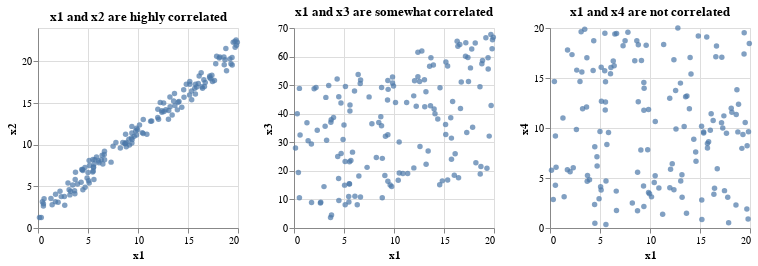

Write notebook code for a chart like this one.
### Markdown cell above
##### Dummy dataset I

We create a synthetic linear data set as this allows us to choose the correlation between features. This way we can investigate their influence on the PCA.

### Code cell
if c_dataset == "dummy_i":

    # Define the predictor data (df_X), the feature names (l_X_names) and the target variable (ps_y)
    # to individual objects.
    v_x1 = 20 * rand(150)
    v_x2 = v_x1 + 3 * rand(150)  # x1 and x2 are highly   correlated
    v_x3 = v_x1 + 50 * rand(150) # x1 and x3 are somewhat correlated
    v_x4 = 20 * rand(150)        # x1 and x2 are not      correlated

    m_X       = np.array([v_x1, v_x2, v_x3, v_x4]).transpose()
    l_X_names = ['x1', 'x2', 'x3', 'x4']
    df_X      = pd.DataFrame(m_X, columns = l_X_names)
    ps_y      = pd.Series(["dummy" for i in range(150)])


    # Create plot.
    alt1 = alt.Chart(df_X).mark_circle().encode(
        x = 'x1',
        y = 'x2'
    ).properties(
        width  = 200,
        height = 200,
        title  = {
            "text": "x1 and x2 are highly correlated",  # Main title text
        }
    )

    alt2 = alt.Chart(df_X).mark_circle().encode(
        x = 'x1',
        y = 'x3'
    ).properties(
        width  = 200,
        height = 200,
        title  = {
            "text": "x1 and x3 are somewhat correlated",  # Main title text
        }
    )

    alt3 = alt.Chart(df_X).mark_circle().encode(
        x = 'x1',
        y = 'x4'
    ).properties(
        width  = 200,
        height = 200,
        title  = {
            "text": "x1 and x4 are not correlated",  # Main title text
        }
    )

    # Combine the charts.
    alt_combined = alt1 | alt2 | alt3

    # Display the combined chart
    alt_combined.display()

### Figure 1 — Vega-Lite specification as saved in the notebook (floating-point values rounded to 4 significant figures; data arrays with more than 128 entries replaced by an {"elided": "..."} marker saying what was removed)
{"config": {"view": {"continuousWidth": 300, "continuousHeight": 300}}, "hconcat": [{"mark": {"type": "circle"}, "encoding": {"x": {"field": "x1", "type": "quantitative"}, "y": {"field": "x2", "type": "quantitative"}}, "height": 200, "title": {"text": "x1 and x2 are highly correlated"}, "width": 200}, {"mark": {"type": "circle"}, "encoding": {"x": {"field": "x1", "type": "quantitative"}, "y": {"field": "x3", "type": "quantitative"}}, "height": 200, "title": {"text": "x1 and x3 are somewhat correlated"}, "width": 200}, {"mark": {"type": "circle"}, "encoding": {"x": {"field": "x1", "type": "quantitative"}, "y": {"field": "x4", "type": "quantitative"}}, "height": 200, "title": {"text": "x1 and x4 are not correlated"}, "width": 200}], "data": {"name": "data-d419072ea06e898df327d9088b106647"}, "$schema": "https://vega.github.io/schema/vega-lite/v5.14.1.json", "datasets": {"data-d419072ea06e898df327d9088b106647": {"elided": "150 records"}}}
